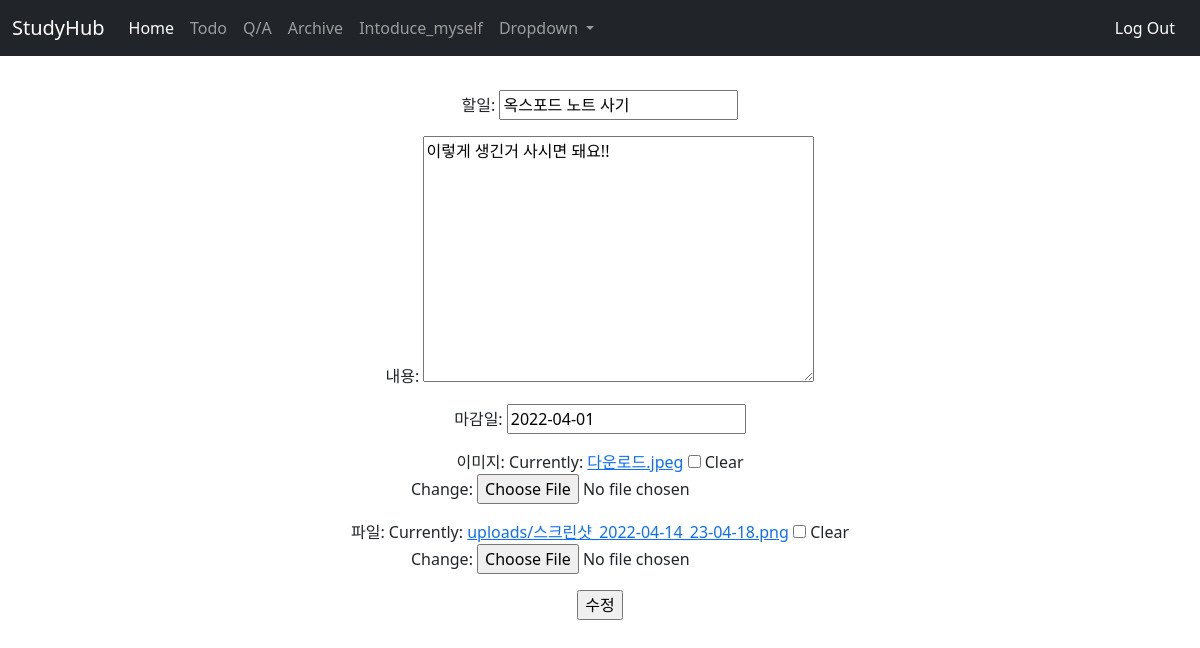
/todo/update/13/ (signed in), run on the app's committed database.
### todo/models.py (models this page shows, shortened)
class TodoList(models.Model):
    name = models.CharField(max_length=40, verbose_name="할일")
    description = models.TextField(max_length=200, verbose_name="내용")
    date_created = models.DateField(auto_now_add=True, verbose_name="작성일")
    date_deadline = models.DateField(verbose_name="마감일")
    image = models.ImageField(null=True, blank=True, upload_to="", verbose_name='이미지')
    file = models.FileField(null=True, blank=True, upload_to="uploads/", verbose_name='파일')
    author = models.ForeignKey(User, on_delete=models.CASCADE, name='author')

### todo/views.py (the view)
# urls.py: path('update/<int:pk>/', TodoUpdateView.as_view(), name='update'),
class TodoUpdateView(LoginRequiredMixin, UpdateView):
    model = TodoList
    fields = ['name', 'description', 'date_deadline','image', 'file']
    template_name = 'todo/todo_update.html'
    success_url = reverse_lazy('todo:index')
    login_url='common:login'

### todo/templates/todo/todo_update.html (shortened to what this page needs)
{%extends 'base.html' %}
{% block content %}
<div class="text-center">
  <form method="post", action="", enctype="multipart/form-data">
    {{ form.as_p }}
    <input type="submit" value="수정">
</form>
</div>
{% endblock %}

### data on the page
TodoList: name "옥스포드 노트 사기", description "이렇게 생긴거 사시면 돼요!!", date_deadline "2022-04-01"
